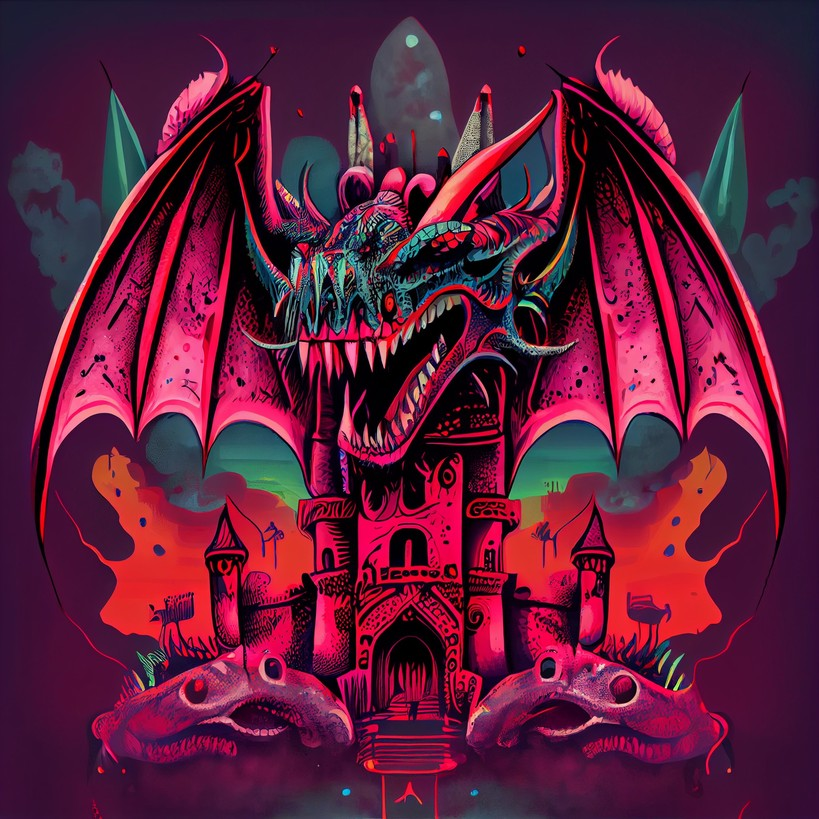
#> input picture gallery/album_0.jpg, 819 x 819 px; its folder holds 4 pictures in this run
$ python make_gallery.py
#> lines starting #> are read from the running program, lines starting #| are printed output that depends on the picture
import os, glob
from PIL import Image
from PIL import ImageOps

JPG_QUALITY = 90

files = glob.glob('gallery/*')

set_min_dims = {}
original_filenames = {}
gallery_filenames = {}

for file in files:

    basename = os.path.splitext(os.path.basename(file))[0]
    extension = os.path.splitext(file)[1].lower()
    set_name = basename.split("_")[0]
    set_index = int(basename.split("_")[1])

    if extension != ".jpg":
        new_file = os.path.splitext(file)[0] + ".jpg"
        print("Converting ", file, " to ", new_file, "...")
        Image.open(file).convert('RGB').save(new_file, quality=JPG_QUALITY)
        print("Removing ", file, "...")
        os.remove(file)
        file = new_file

    if set_index == 0:
        original_filenames[set_name] = file
        continue

    if set_index == 1:
        image = Image.open(file)
        width, height = image.size
        set_min_dims[set_name] = (width, height)

    gallery_filenames[set_name] = gallery_filenames.get(set_name, []) + [file]

for set_name, file in original_filenames.items():

    min_dims = set_min_dims[set_name]
#> min_dims = (1280, 640)
    image = Image.open(file)
#> image is the input picture: PIL image 819x819 RGB; mean R, G, B 95.3, 28.8, 58.5
    width, height = image.size
#> width = 819; height = 819

    need_resize = False
    if min_dims[0] < min_dims[1]:
        if width != min_dims[0]: need_resize = True
    else:
        if height != min_dims[1]: need_resize = True

    print(set_name, file, "dims: " + str((width, height)),"min_dims: " + str(min_dims))
#| album gallery/album_0.jpg dims: (819, 819) min_dims: (1280, 640)
    if need_resize:
        print("resizing from ", (width, height), "to", min_dims, "...")
#> (printed output is left out)
        ImageOps.contain(image, min_dims, method=Image.Resampling.LANCZOS).convert('RGB').save(file, quality=JPG_QUALITY, format="")
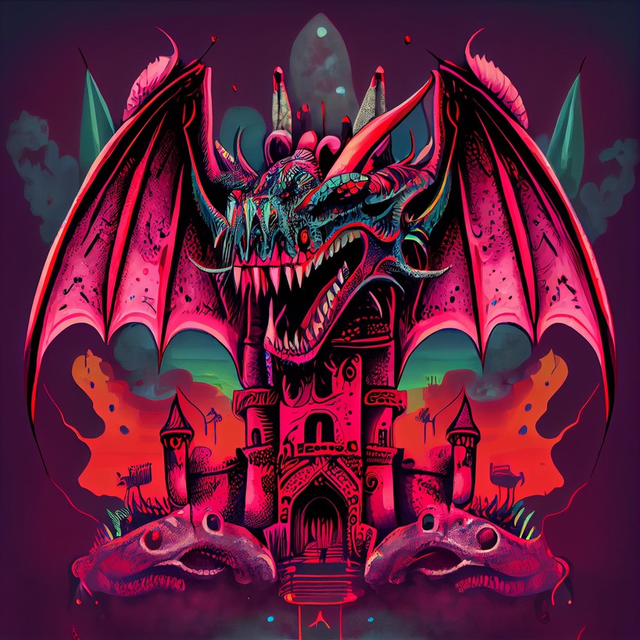
#> saved as album_0.jpg: PIL image 640x640 RGB; mean R, G, B 95.3, 28.9, 58.5
#> (the run stopped early here; a loop or call above may not have finished)
